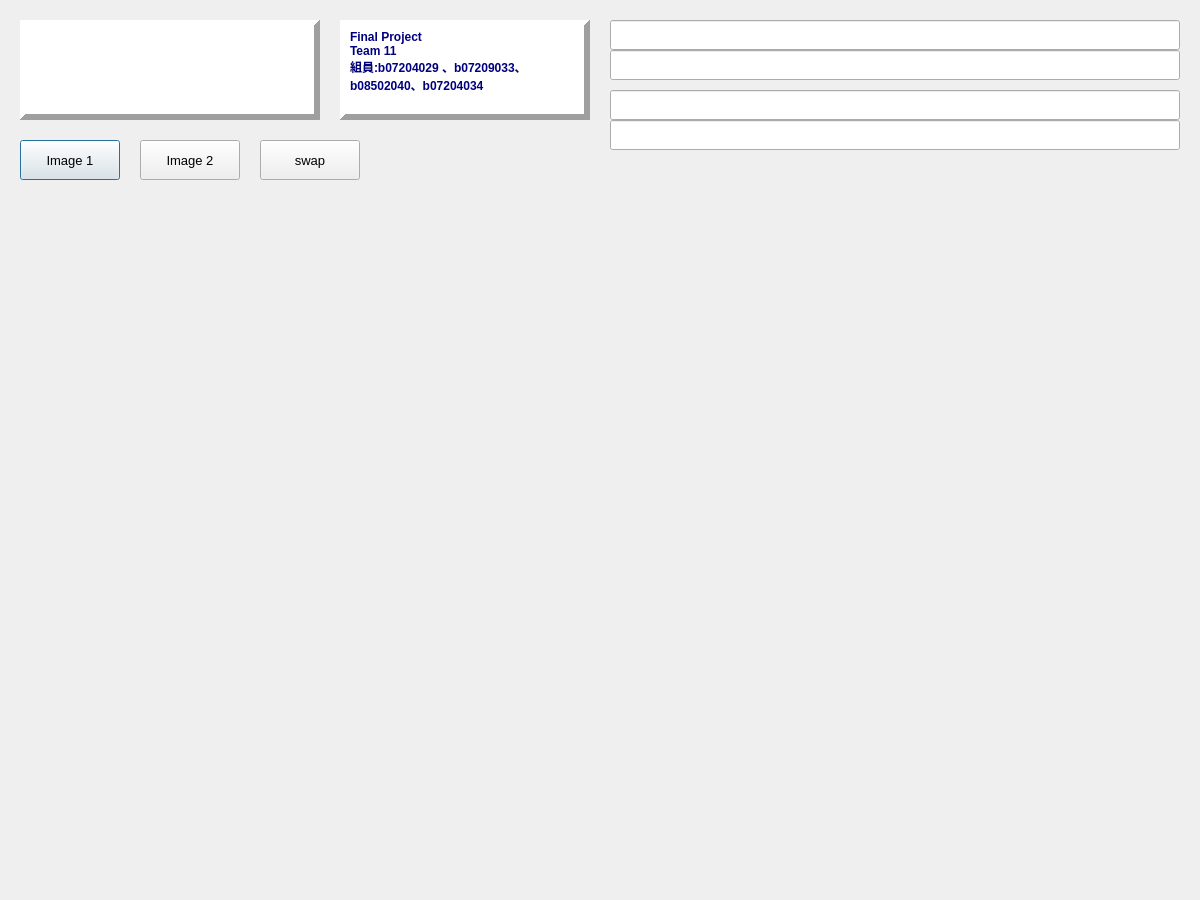
<?xml version="1.0" encoding="UTF-8"?>
<ui version="4.0">
 <class>Dialog</class>
 <widget class="QDialog" name="Dialog">
  <property name="geometry">
   <rect>
    <x>0</x>
    <y>0</y>
    <width>1200</width>
    <height>900</height>
   </rect>
  </property>
  <property name="windowTitle">
   <string>Dialog</string>
  </property>
  <widget class="QLineEdit" name="filename">
   <property name="geometry">
    <rect>
     <x>610</x>
     <y>20</y>
     <width>570</width>
     <height>30</height>
    </rect>
   </property>
  </widget>
  <widget class="QPushButton" name="pushButton">
   <property name="geometry">
    <rect>
     <x>20</x>
     <y>140</y>
     <width>100</width>
     <height>40</height>
    </rect>
   </property>
   <property name="font">
    <font>
     <pointsize>10</pointsize>
    </font>
   </property>
   <property name="text">
    <string>Image 1</string>
   </property>
  </widget>
  <widget class="QTextEdit" name="textEdit">
   <property name="geometry">
    <rect>
     <x>20</x>
     <y>20</y>
     <width>300</width>
     <height>100</height>
    </rect>
   </property>
   <property name="frameShape">
    <enum>QFrame::Panel</enum>
   </property>
   <property name="frameShadow">
    <enum>QFrame::Raised</enum>
   </property>
   <property name="lineWidth">
    <number>6</number>
   </property>
   <property name="html">
    <string>&lt;!DOCTYPE HTML PUBLIC &quot;-//W3C//DTD HTML 4.0//EN&quot; &quot;http://www.w3.org/TR/REC-html40/strict.dtd&quot;&gt;
&lt;html&gt;&lt;head&gt;&lt;meta name=&quot;qrichtext&quot; content=&quot;1&quot; /&gt;&lt;style type=&quot;text/css&quot;&gt;
p, li { white-space: pre-wrap; }
&lt;/style&gt;&lt;/head&gt;&lt;body style=&quot; font-family:'PMingLiU'; font-size:9pt; font-weight:400; font-style:normal;&quot;&gt;
&lt;p align=&quot;center&quot; style=&quot; margin-top:0px; margin-bottom:0px; margin-left:0px; margin-right:0px; -qt-block-indent:0; text-indent:0px;&quot;&gt;&lt;span style=&quot; font-family:'MS Shell Dlg 2'; font-size:18pt; color:#ffffff;&quot;&gt;誰是閉眼者&lt;/span&gt;&lt;/p&gt;
&lt;p align=&quot;center&quot; style=&quot; margin-top:0px; margin-bottom:0px; margin-left:0px; margin-right:0px; -qt-block-indent:0; text-indent:0px;&quot;&gt;&lt;span style=&quot; font-family:'MS Shell Dlg 2'; font-size:18pt; color:#ffffff;&quot;&gt;Who Close The Eyes?&lt;/span&gt;&lt;/p&gt;&lt;/body&gt;&lt;/html&gt;</string>
   </property>
  </widget>
  <widget class="QTextEdit" name="textEdit_2">
   <property name="geometry">
    <rect>
     <x>340</x>
     <y>20</y>
     <width>250</width>
     <height>100</height>
    </rect>
   </property>
   <property name="frameShape">
    <enum>QFrame::Panel</enum>
   </property>
   <property name="frameShadow">
    <enum>QFrame::Raised</enum>
   </property>
   <property name="lineWidth">
    <number>6</number>
   </property>
   <property name="html">
    <string>&lt;!DOCTYPE HTML PUBLIC &quot;-//W3C//DTD HTML 4.0//EN&quot; &quot;http://www.w3.org/TR/REC-html40/strict.dtd&quot;&gt;
&lt;html&gt;&lt;head&gt;&lt;meta name=&quot;qrichtext&quot; content=&quot;1&quot; /&gt;&lt;style type=&quot;text/css&quot;&gt;
p, li { white-space: pre-wrap; }
&lt;/style&gt;&lt;/head&gt;&lt;body style=&quot; font-family:'PMingLiU'; font-size:9pt; font-weight:400; font-style:normal;&quot;&gt;
&lt;p style=&quot; margin-top:0px; margin-bottom:0px; margin-left:0px; margin-right:0px; -qt-block-indent:0; text-indent:0px;&quot;&gt;&lt;span style=&quot; font-family:'MS Shell Dlg 2'; font-weight:600; color:#00007f;&quot;&gt;Final Project &lt;/span&gt;&lt;/p&gt;
&lt;p style=&quot; margin-top:0px; margin-bottom:0px; margin-left:0px; margin-right:0px; -qt-block-indent:0; text-indent:0px;&quot;&gt;&lt;span style=&quot; font-family:'MS Shell Dlg 2'; font-weight:600; color:#00007f;&quot;&gt;Team 11&lt;/span&gt;&lt;/p&gt;
&lt;p style=&quot; margin-top:0px; margin-bottom:0px; margin-left:0px; margin-right:0px; -qt-block-indent:0; text-indent:0px;&quot;&gt;&lt;span style=&quot; font-family:'MS Shell Dlg 2'; font-weight:600; color:#00007f;&quot;&gt;組員:b07204029 、b07209033、b08502040、b07204034&lt;/span&gt;&lt;/p&gt;&lt;/body&gt;&lt;/html&gt;</string>
   </property>
  </widget>
  <widget class="QLabel" name="label">
   <property name="geometry">
    <rect>
     <x>0</x>
     <y>0</y>
     <width>1200</width>
     <height>900</height>
    </rect>
   </property>
   <property name="text">
    <string/>
   </property>
   <property name="pixmap">
    <pixmap>../../Pictures/HP/36.jpg</pixmap>
   </property>
   <property name="scaledContents">
    <bool>true</bool>
   </property>
  </widget>
  <widget class="QPushButton" name="pushButton_2">
   <property name="geometry">
    <rect>
     <x>140</x>
     <y>140</y>
     <width>100</width>
     <height>40</height>
    </rect>
   </property>
   <property name="font">
    <font>
     <pointsize>10</pointsize>
    </font>
   </property>
   <property name="text">
    <string>Image 2</string>
   </property>
  </widget>
  <widget class="QPushButton" name="pushButton_3">
   <property name="geometry">
    <rect>
     <x>260</x>
     <y>140</y>
     <width>100</width>
     <height>40</height>
    </rect>
   </property>
   <property name="font">
    <font>
     <pointsize>10</pointsize>
    </font>
   </property>
   <property name="text">
    <string>swap</string>
   </property>
  </widget>
  <widget class="QLabel" name="label_2">
   <property name="geometry">
    <rect>
     <x>20</x>
     <y>200</y>
     <width>1160</width>
     <height>680</height>
    </rect>
   </property>
   <property name="text">
    <string/>
   </property>
   <property name="pixmap">
    <pixmap>../../Pictures/HP/20.JPG</pixmap>
   </property>
  </widget>
  <widget class="QLineEdit" name="filename_2">
   <property name="geometry">
    <rect>
     <x>610</x>
     <y>50</y>
     <width>570</width>
     <height>30</height>
    </rect>
   </property>
  </widget>
  <widget class="QLineEdit" name="filename_3">
   <property name="geometry">
    <rect>
     <x>610</x>
     <y>90</y>
     <width>570</width>
     <height>30</height>
    </rect>
   </property>
  </widget>
  <widget class="QLineEdit" name="filename_4">
   <property name="geometry">
    <rect>
     <x>610</x>
     <y>120</y>
     <width>570</width>
     <height>30</height>
    </rect>
   </property>
  </widget>
  <zorder>label</zorder>
  <zorder>filename</zorder>
  <zorder>pushButton</zorder>
  <zorder>textEdit</zorder>
  <zorder>textEdit_2</zorder>
  <zorder>pushButton_2</zorder>
  <zorder>pushButton_3</zorder>
  <zorder>label_2</zorder>
  <zorder>filename_2</zorder>
  <zorder>filename_3</zorder>
  <zorder>filename_4</zorder>
 </widget>
 <resources/>
 <connections/>
</ui>
